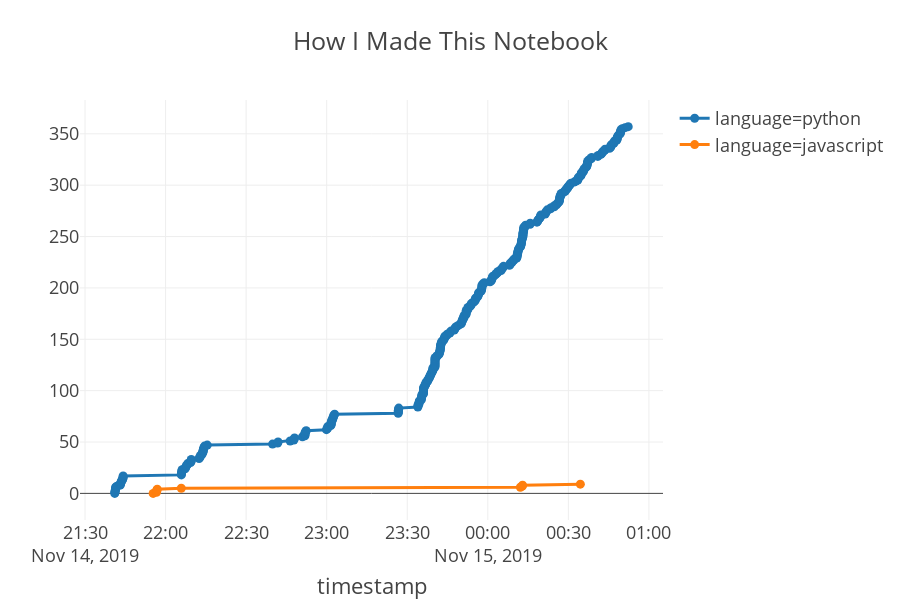

Notebook source saved alongside this figure:
### Code cell
import plotly.express as px
from IPython.display import clear_output
clear_output()
def log_fig():
    logs = get_logs()
    fig = px.line(logs, x="timestamp", hover_name="input", title="How I Made This Notebook", template="presentation", color="language")
    fig.update_traces(mode='markers+lines')
    return fig
log_fig()

### Figure 1 — Plotly figure (JSON) as saved in the notebook; plotly's stock layout.template omitted (floating-point values rounded to 4 significant figures; data arrays with more than 128 entries replaced by an {"elided": "..."} marker saying what was removed)
{"data": [{"hoverlabel": {"namelength": 0}, "hovertemplate": "<b>%{hovertext}</b><br><br>language=python<br>timestamp=%{x}", "hovertext": {"elided": "358 str values"}, "legendgroup": "language=python", "line": {"color": "#1F77B4", "dash": "solid"}, "mode": "markers+lines", "name": "language=python", "showlegend": true, "type": "scatter", "x": {"elided": "358 str values"}, "xaxis": "x", "yaxis": "y"}, {"hoverlabel": {"namelength": 0}, "hovertemplate": "<b>%{hovertext}</b><br><br>language=javascript<br>timestamp=%{x}", "hovertext": ["%%javascript\nJupyter.events.on('execute.CodeCell', function(evt, data) {\n    console.log(data.cell);\n});", "%%javascript\nJupyter.notebook.events.on('execute.CodeCell', function(evt, data) {\n    console.log(data.cell);\n});", "%%javascript\nJupyter.notebook.events.on('execute.CodeCell', function(evt, data) {\n    console.log(data.cell);\n});", "%%javascript\nJupyter.notebook.events.on('execute.CodeCell', function(evt, data) {\n    console.log(data.cell);\n});", "%%javascript\nJupyter.notebook.events.on('execute.CodeCell', function(evt, data) {\n    console.log(data.cell.input);\n});", "%%javascript\nJupyter.notebook.events.on('execute.CodeCell', function(evt, data) {\n    console.log(data.cell.input[0].innerText);\n});", "import plotly.express as px\nfrom IPython.display import clear_output\nlogs.loc[logs[\"input\"].str.contains(\"%%javascript\"),\"language\"]=\"javascript\"\nlogs.loc[~logs[\"input\"].str.contains(\"javascript\"),\"language\"]=\"python\"\nlogs.groupby(\"language\").count()", "import plotly.express as px\nfrom IPython.display import clear_output\nlogs.loc[logs[\"input\"].str.contains(\"%%javascript\"),\"language\"]=\"javascript\"\nlogs.loc[~logs[\"input\"].str.contains(\"javascript\"),\"language\"]=\"python\"\nlogs.groupby(\"language\").count()", "import plotly.express as px\nfrom IPython.display import clear_output\nlogs.loc[logs[\"input\"].str.contains(\"%%javascript\"),\"language\"]=\"javascript\"\nlogs.loc[~logs[\"input\"].str.contains(\"%%javascript\"),\"language\"]=\"python\"\nlogs.groupby(\"language\").count()", "def get_logs():\n    logs = pd.read_csv(\"log_mania.csv\", names=[\"input\",\"user\",\"timestamp\"], parse_dates=[\"timestamp\"])\n    logs.loc[logs[\"input\"].str.contains(\"%%javascript\"),\"language\"]=\"javascript\"\n    logs.loc[~logs[\"input\"].str.contains(\"%%javascript\"),\"language\"]=\"python\"\n    return logs\nlogs = get_logs()\nlogs.tail()"], "legendgroup": "language=javascript", "line": {"color": "#FF7F0E", "dash": "solid"}, "mode": "markers+lines", "name": "language=javascript", "showlegend": true, "type": "scatter", "x": ["2019-11-14T21:55:22", "2019-11-14T21:56:37", "2019-11-14T21:56:41", "2019-11-14T21:56:42", "2019-11-14T21:56:54", "2019-11-14T22:05:51", "2019-11-15T00:12:08", "2019-11-15T00:12:51", "2019-11-15T00:12:57", "2019-11-15T00:34:28"], "xaxis": "x", "yaxis": "y"}], "layout": {"height": 600, "legend": {"tracegroupgap": 0}, "title": {"text": "How I Made This Notebook"}, "xaxis": {"anchor": "y", "domain": [0, 1], "title": {"text": "timestamp"}}, "yaxis": {"anchor": "x", "domain": [0, 1]}}}
